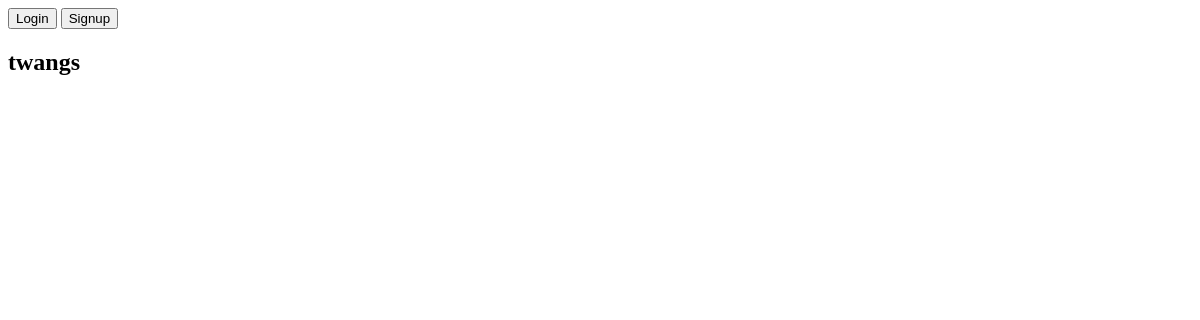
Before: /twang/13/ with the older database file.
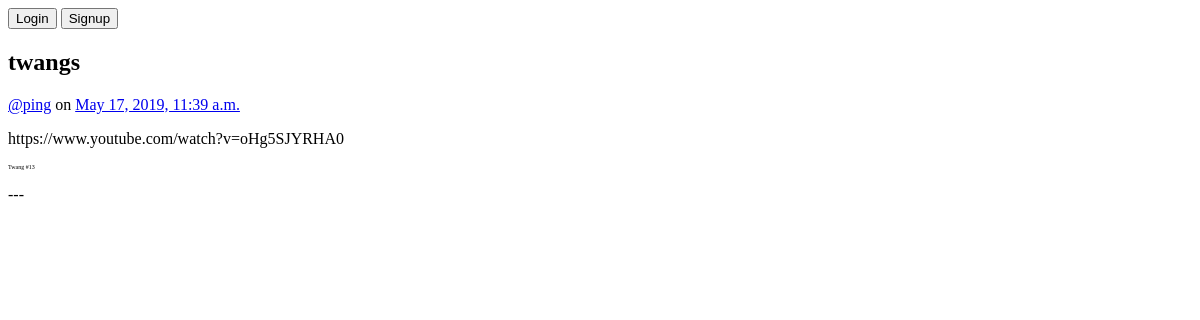
After: the same page with the newer database file.
### twango/tweet/models.py (models this page shows)
class Tweet(models.Model):
    user = models.ForeignKey(
        TwitterUser, on_delete=models.CASCADE)
    twang = models.CharField(max_length=140)
    date = models.DateTimeField(default=timezone.now)

### twango/twitteruser/models.py (models this page shows)
class TwitterUser(models.Model):
    username = models.CharField(max_length=50)
    display_name = models.CharField(max_length=50)
    following = models.ManyToManyField("self", symmetrical=False, blank=True)
    user = models.OneToOneField(User, on_delete=models.CASCADE)
    def __str__(self):
        return self.user.username

### twango/tweet/views.py (the view)
# urls.py: path("twang/<int:id>/", twang_view, name="individual")
def twang_view(request, id):
    html = "twangs.html"
    twangs = Tweet.objects.filter(id=id)
    return render(request, html, {"twangs": twangs})

### twango/templates/twangs.html
{% if request.get_full_path == "/twangs/" or "/twang/" in request.get_full_path %}
{% include "navbar.html" %}
{% endif %}
<h2>twangs</h2>
{% for t in twangs %}
<p><a href="/{{ t.user }}/">@{{ t.user }}</a> on <a href="/twang/{{ t.id }}/">{{ t.date }}</a></p>
<p>{{ t.twang }}</p>
<p style="font-size: 6px">Twang #{{ t.id }}</p>
<p>---</p>
{% endfor %}

Changed rows visible on the page:
added Tweet: user "ping", date "May 17, 2019, 11:39 a.m.", twang "https://www.youtube.com/watch?v=oHg5SJYRHA0", id "13"
